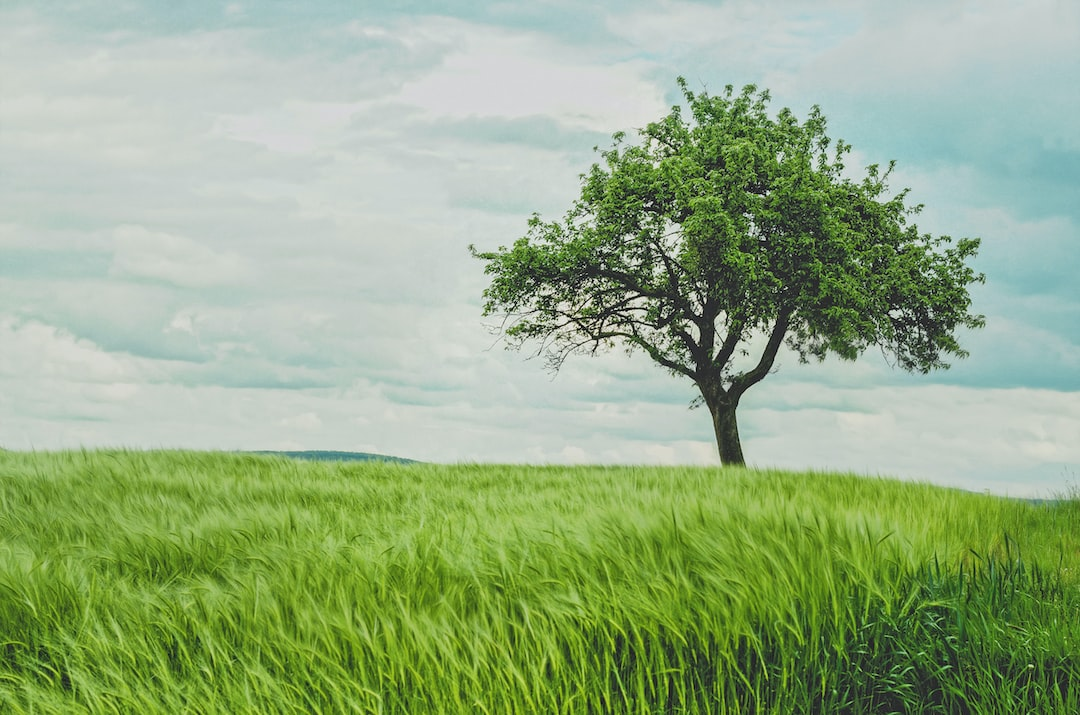
#> input picture Image_manipulation/tree.jpg, 1080 x 715 px
$ python processor_image.py
#> lines starting #> are read from the running program, lines starting #| are printed output that depends on the picture
import os
from pathlib import Path

from PIL import Image, ImageOps, ImageFilter

"""
Uploads photos and processes them
"""


def photo_processing(load_photo):
#> called with load_photo = 'tree.jpg'
    if not Path(f'media').exists():
        os.mkdir(f'media')

    image = Image.open(load_photo)
#> image is the input picture: PIL image 1080x715 RGB; mean R, G, B 149.4, 172.7, 132.6

    grayscale(image)
    resized('media/grayscale_output.jpg')
    rotated(image)
    blurred(image)
    mirror(image)


def grayscale(img):
    gray = ImageOps.grayscale(img)
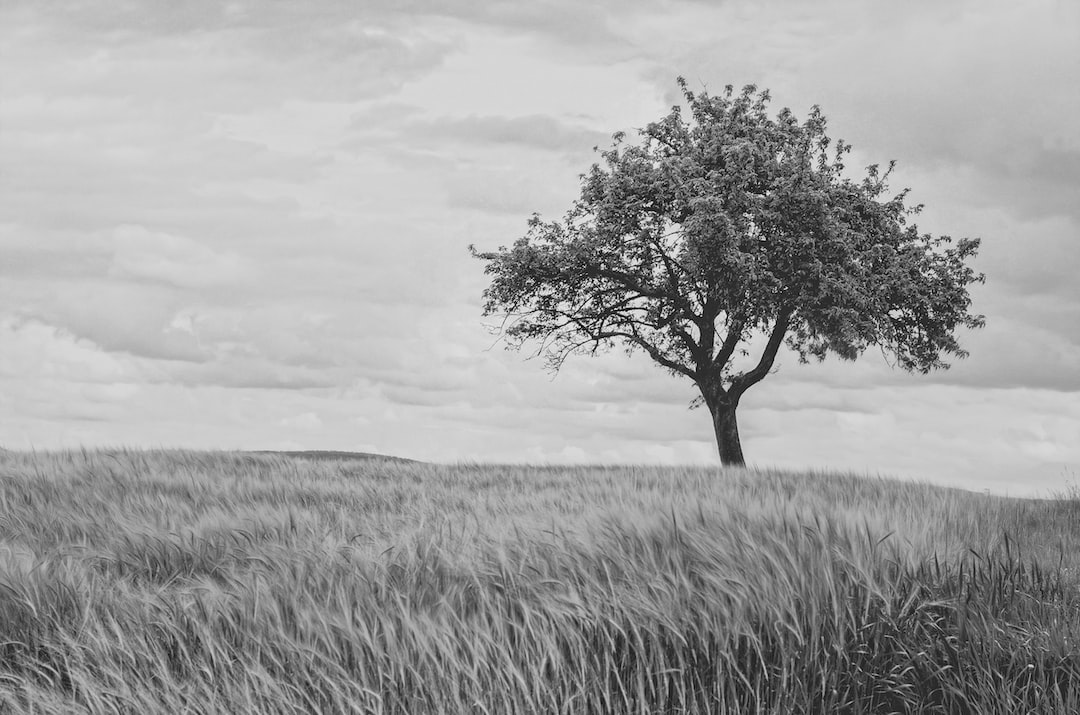
#> gray: PIL image 1080x715 L; min 0, max 253, mean 161.1
    gray.save('media/grayscale_output.jpg')


def resized(path_to_grayscale_img):
#> called with path_to_grayscale_img = 'media/grayscale_output.jpg'
    gray = Image.open(path_to_grayscale_img)

    desired_width = 300
    gray.thumbnail((desired_width, desired_width))
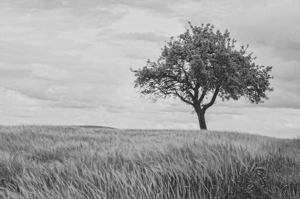
#> gray: PIL image 300x199 L; min 35, max 228, mean 161.2
    gray.save("media/resized_output.jpg")


def rotated(img):
    img_rotated = img.rotate(-45)
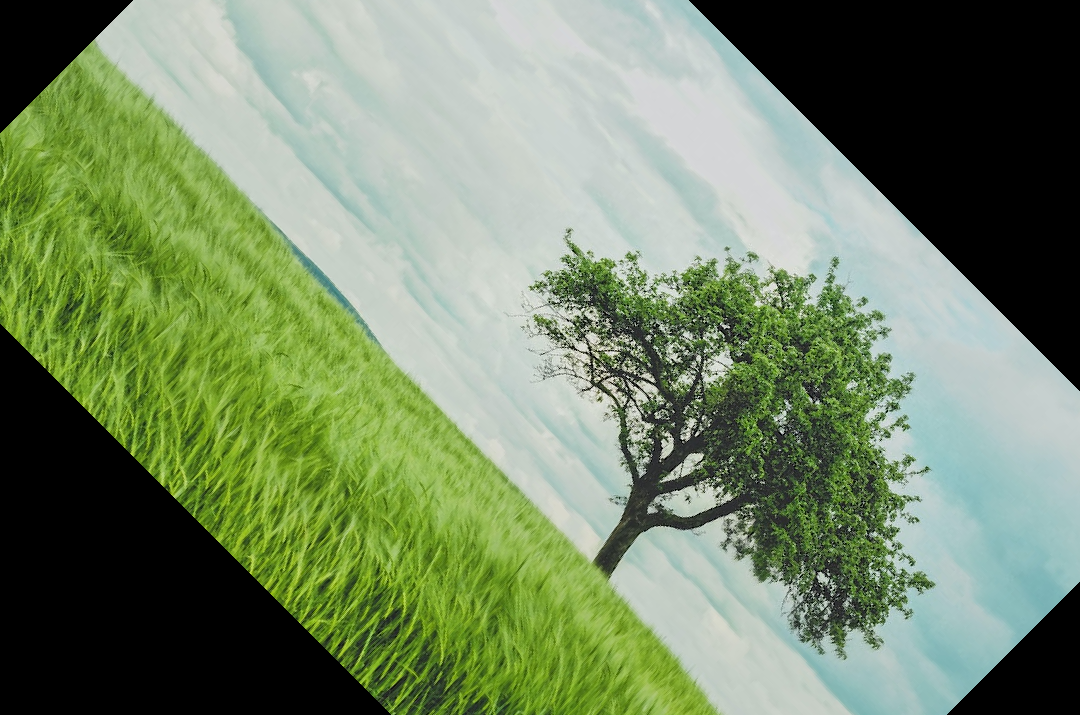
#> img_rotated: PIL image 1080x715 RGB; mean R, G, B 117.2, 135.5, 102.9
    img_rotated.save('media/rotated_output.jpg')


def blurred(img):
    img_blur = img.filter(ImageFilter.BLUR)
    img_blur.save('media/blurred_output.jpg')


def mirror(img):
    img_mirror = ImageOps.mirror(img)
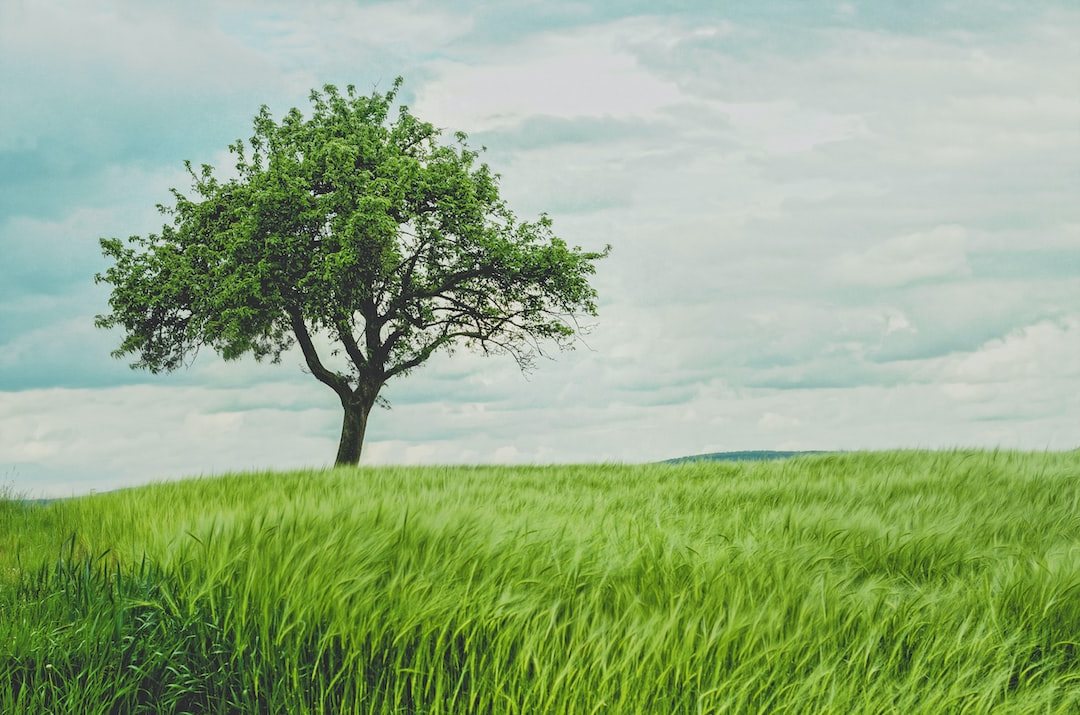
#> img_mirror: PIL image 1080x715 RGB; mean R, G, B 149.4, 172.7, 132.6
    img_mirror.save('media/mirror_output.jpg')


photo_processing('tree.jpg')
